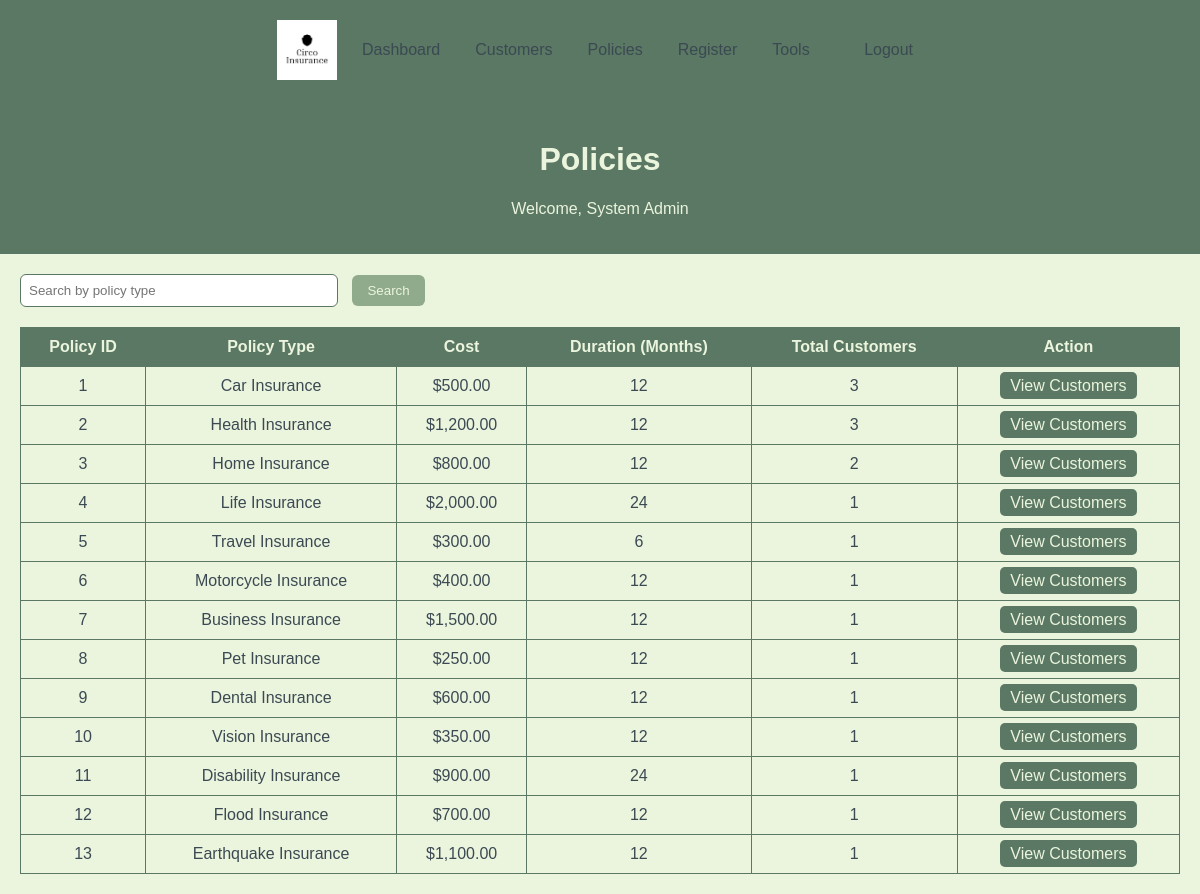
/WEBAPP/policies.php (signed in), run on the app's committed database.
### tables this page shows
CREATE TABLE IF NOT EXISTS `Policy` (
		  `policy_id` INT NOT NULL AUTO_INCREMENT,
		  `policy_type` VARCHAR(50) NOT NULL,
		  `policy_cost` DECIMAL(10,2) NOT NULL,
		  `policy_durationMonths` INT NOT NULL,
		PRIMARY KEY (`policy_id`));

### WEBAPP/policies.php (the view, shortened to what this page needs)
<?php
require_once "./config/database.php";
include("./includes/header.php");
$search_type = $_GET['type'] ?? '';
$policy_summary = [];
$stmt = $conn->prepare("CALL sp_GetPoliciesByType(?)");
$stmt->bind_param("s", $search_type);
$stmt->execute();
$res = $stmt->get_result();
while ($row = $res->fetch_assoc()) {
    $policy_summary[] = $row;
}
?>
<!DOCTYPE html>
<html lang="en">
<head>
</head>
<body>
<header>
    <h1>Policies</h1>
    <p>Welcome, <?php echo $_SESSION['staff_name']; ?></p>
</header>
<div class="container">
    <form method="get">
        <input type="text" name="type" placeholder="Search by policy type" value="<?php echo htmlspecialchars($search_type); ?>">
        <button type="submit">Search</button>
    </form>
    <table>
        <tr>
            <th>Policy ID</th>
            <th>Policy Type</th>
            <th>Cost</th>
            <th>Duration (Months)</th>
            <th>Total Customers</th>
            <th>Action</th>
        </tr>
        <?php if (count($policy_summary) > 0): ?>
            <?php foreach($policy_summary as $p): ?>
            <tr>
                <td><?php echo $p['policy_id']; ?></td>
                <td><?php echo $p['policy_type']; ?></td>
                <td>$<?php echo number_format($p['policy_cost'], 2); ?></td>
                <td><?php echo $p['policy_durationMonths']; ?></td>
                <td><?php echo $p['total_customers']; ?></td>
                <td>
                    <a href="?type=<?php echo urlencode($search_type); ?>&policy_id=<?php echo $p['policy_id']; ?>" style="color:#EBF4DD; background:#5A7863; padding:5px 10px; border-radius:5px; text-decoration:none;">View Customers</a>
                </td>
            </tr>
            <?php endforeach; ?>
        <?php else: ?>
            <tr><td colspan="6">No policies found.</td></tr>
        <?php endif; ?>
    </table>
</div>
</body>
</html>

### WEBAPP/includes/header.php (style rules this page uses)
body { background-color: #EBF4DD; color: #3B4953; font-family: Arial, sans-serif; margin: 0; padding: 0; }
header { text-align: center; padding: 15px 0; border-bottom: 0px solid rgba(90, 120, 99, 0.15); }

### WEBAPP/policies.php (style rules this page uses)
body { font-family: Arial; background: #EBF4DD; color: #3B4953; margin: 0; padding: 0; }
header { background: #5A7863; color: #EBF4DD; padding: 20px; text-align: center; }
.container { padding: 20px; max-width: 1200px; margin: auto; }
input[type="text"] { padding: 8px; width: 300px; margin-right: 10px; border-radius: 6px; border: 1px solid #5A7863; }
button { padding: 8px 15px; border: none; border-radius: 6px; background: #90AB8B; color: #EBF4DD; cursor: pointer; }
table { width: 100%; border-collapse: collapse; margin-top: 20px; background: #EBF4DD; }
th, td { border: 1px solid #5A7863; padding: 10px; text-align: center; }
th { background: #5A7863; color: #EBF4DD; }

### data on the page
policy: policy_id "1", policy_type "Car Insurance", policy_cost "500.00", policy_durationMonths "12", total_customers "3"
policy: policy_id "2", policy_type "Health Insurance", policy_cost "1,200.00", policy_durationMonths "12", total_customers "3"
policy: policy_id "3", policy_type "Home Insurance", policy_cost "800.00", policy_durationMonths "12", total_customers "2"
policy: policy_id "4", policy_type "Life Insurance", policy_cost "2,000.00", policy_durationMonths "24", total_customers "1"
policy: policy_id "5", policy_type "Travel Insurance", policy_cost "300.00", policy_durationMonths "6", total_customers "1"
policy: policy_id "6", policy_type "Motorcycle Insurance", policy_cost "400.00", policy_durationMonths "12", total_customers "1"
policy: policy_id "7", policy_type "Business Insurance", policy_cost "1,500.00", policy_durationMonths "12", total_customers "1"
policy: policy_id "8", policy_type "Pet Insurance", policy_cost "250.00", policy_durationMonths "12", total_customers "1"
policy: policy_id "9", policy_type "Dental Insurance", policy_cost "600.00", policy_durationMonths "12", total_customers "1"
policy: policy_id "10", policy_type "Vision Insurance", policy_cost "350.00", policy_durationMonths "12", total_customers "1"
policy: policy_id "11", policy_type "Disability Insurance", policy_cost "900.00", policy_durationMonths "24", total_customers "1"
policy: policy_id "12", policy_type "Flood Insurance", policy_cost "700.00", policy_durationMonths "12", total_customers "1"
policy: policy_id "13", policy_type "Earthquake Insurance", policy_cost "1,100.00", policy_durationMonths "12", total_customers "1"

### other printed values
$_SESSION['staff_name'] "System Admin"
